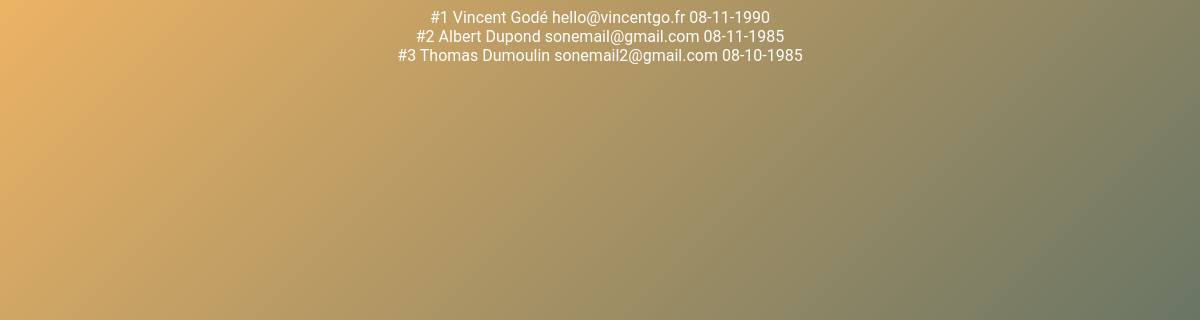
Screenshot of /users_read.php with the database file from the repository.
### tables this page shows
CREATE TABLE `users` (
  `id` int AUTO_INCREMENT NOT NULL,
  `firstname` varchar(255) NOT NULL,
  `lastname` varchar(255) NOT NULL,
  `email` varchar(255) NOT NULL,
  `birthday` datetime NOT NULL,
  PRIMARY KEY (`id`)
);

### class/Services/DataBaseService.php (called while the page is built, shortened)
<?php
class DataBaseService
{
    private $connection;
    public function __construct()
    {
        try {
            $this->connection = new PDO(
                'mysql:host=' . self::HOST . ';port=' . self::PORT . ';dbname=' . self::DATABASE_NAME,
                self::MYSQL_USER,
                self::MYSQL_PASSWORD
            );
            $this->connection->exec("SET CHARACTER SET utf8");
        } catch (Exception $e) {
            echo 'Erreur : ' . $e->getMessage();
        }
    }
    public function getUsers(): array
    {
        $users = [];
        $sql = 'SELECT * FROM users';
        $query = $this->connection->query($sql);
        $results = $query->fetchAll(PDO::FETCH_ASSOC);
        if (!empty($results)) {
            $users = $results;
        }
        return $users;
    }
}

### class/Services/UsersService.php (called while the page is built, shortened)
<?php
class UsersService
{
    public function getUsers(): array
    {
        $users = [];
        $dataBaseService = new DataBaseService();
        $usersDTO = $dataBaseService->getUsers();
        if (!empty($usersDTO)) {
            foreach ($usersDTO as $userDTO) {
                $user = new User();
                $user->setId($userDTO['id']);
                $user->setFirstname($userDTO['firstname']);
                $user->setLastname($userDTO['lastname']);
                $user->setEmail($userDTO['email']);
                $date = new DateTime($userDTO['birthday']);
                if ($date !== false) {
                    $user->setbirthday($date);
                }
                $users[] = $user;
            }
        }
        return $users;
    }
}

### class/Entities/User.php (called while the page is built, shortened)
<?php
class User
{
    private $id;
    private $firstname;
    private $lastname;
    private $email;
    private $birthday;
    public function getId(): string
    {
        return $this->id;
    }
    public function setId(string $id): void
    {
        $this->id = $id;
    }
    public function getFirstname(): string
    {
        return $this->firstname;
    }
    public function setFirstname(string $firstname): void
    {
        $this->firstname = $firstname;
    }
    public function getLastname(): string
    {
        return $this->lastname;
    }
    public function setLastname(string $lastname): void
    {
        $this->lastname = $lastname;
    }
    public function getEmail(): string
    {
        return $this->email;
    }
    public function setEmail($email): void
    {
        $this->email = $email;
    }
    public function getBirthday(): DateTime
    {
        return $this->birthday;
    }
    public function setBirthday(DateTime $birthday): void
    {
        $this->birthday = $birthday;
    }
}

### class/Controllers/UsersController.php (the view, shortened to what this page needs)
<?php
class UsersController
{
    public function getUsers(): string
    {
        $html = '';
        $usersService = new UsersService();
        $users = $usersService->getUsers();
        foreach ($users as $user) {
            $html .=
                '#' . $user->getId() . ' ' .
                $user->getFirstname() . ' ' .
                $user->getLastname() . ' ' .
                $user->getEmail() . ' ' .
                $user->getBirthday()->format('d-m-Y') . '<br />';
        }
        return $html;
    }
}

### users_read.php (shortened to what this page needs)
<?php
$controller = new UsersController();
echo $controller->getUsers();
?>
<link rel="stylesheet" href="css/form.css" type="text/css" />

### rows the page displays
users: id "1", firstname "Vincent", lastname "Godé", email "hello@vincentgo.fr", format "08-11-1990"
users: id "2", firstname "Albert", lastname "Dupond", email "sonemail@gmail.com", format "08-11-1985"
users: id "3", firstname "Thomas", lastname "Dumoulin", email "sonemail2@gmail.com", format "08-10-1985"
